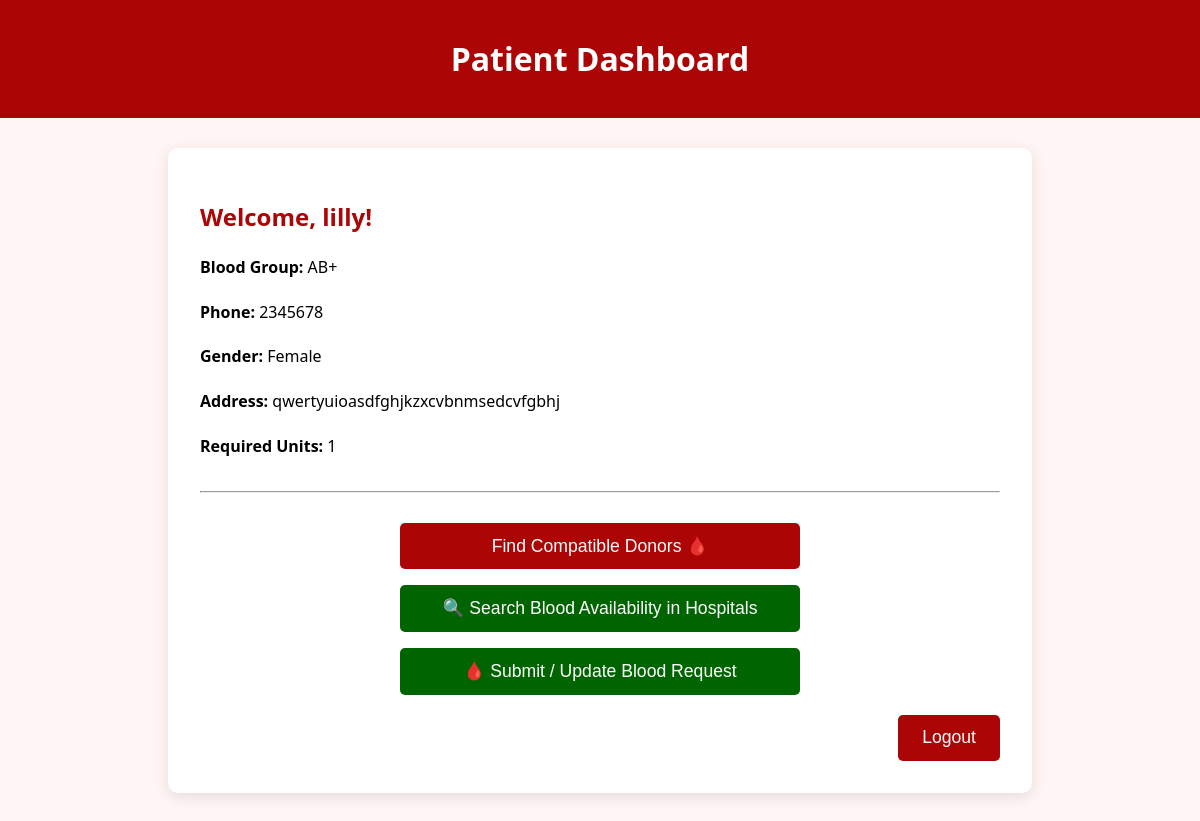
/patient-dashboard/ (signed in), run on an earlier commit of the app's database.
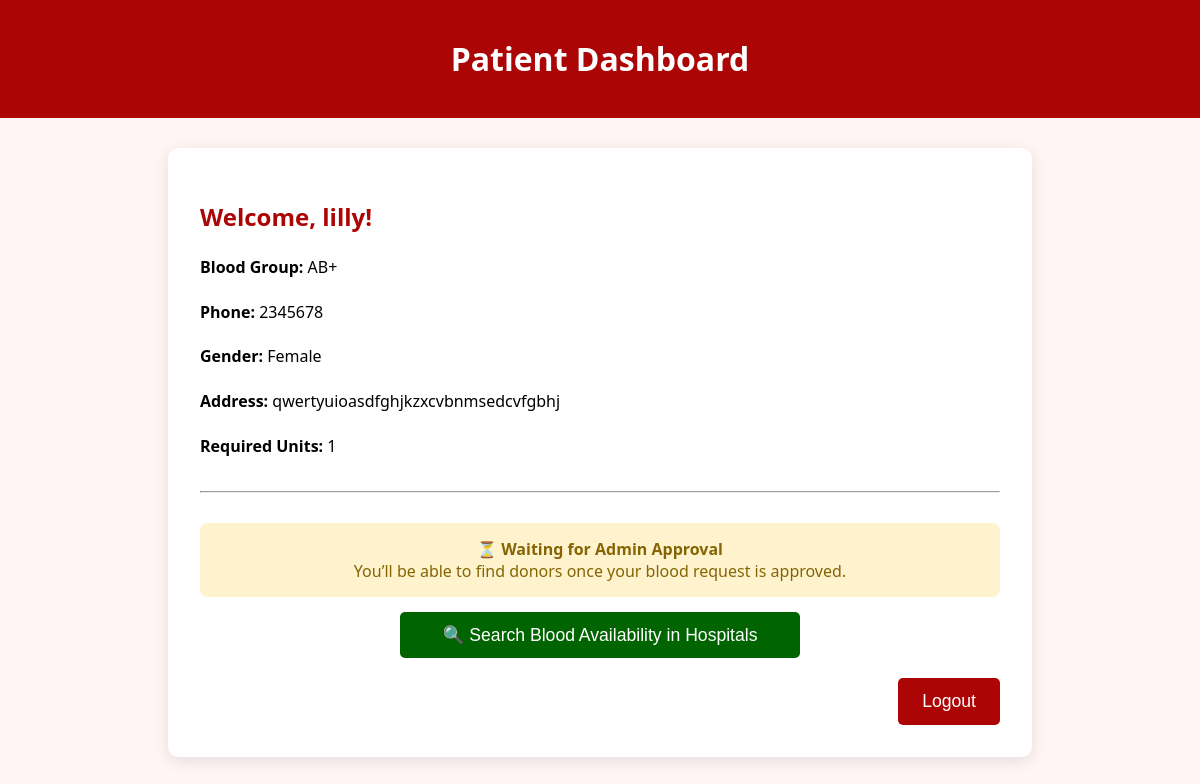
And on a later commit of the database.
### bloodmanager/views.py (the view)
# urls.py: path('patient-dashboard/', views.patient_dashboard, name='patient-dashboard'),
@login_required
def patient_dashboard(request):
    patient = Patient.objects.get(user=request.user)
    context = {
        'patient': patient,
        'is_approved': patient.approved,
    }
    return render(request, 'patient/patient_dashboard.html', context)

### bloodmanager/templates/patient/patient_dashboard.html (shortened to what this page needs)
<!DOCTYPE html>
<html lang="en">
<head>
</head>
<body>
<header>
    <h1>Patient Dashboard</h1>
</header>
<div class="container">
    <h2>Welcome, {{ patient.user.username }}!</h2>
    <div class="info">
        <p><strong>Blood Group:</strong> {{ patient.blood_group }}</p>
        <p><strong>Phone:</strong> {{ patient.phone }}</p>
        <p><strong>Gender:</strong> {{ patient.gender }}</p>
        <p><strong>Address:</strong> {{ patient.address }}</p>
        <p><strong>Required Units:</strong> {{ patient.required_units }}</p>
    </div>
    <hr style="margin: 30px 0;">
        {% if is_approved %}
        <p style="text-align: center;">
            <a href="{% url 'search-donors' %}" style="text-decoration: none;">
                <button style="width: 60%; max-width: 400px;">
                    Find Compatible Donors 🩸
                </button>
            </a>
        </p>
    {% else %}
        <div style="text-align: center; background: #fff3cd; color: #856404; padding: 15px; border-radius: 8px;">
            <strong>⏳ Waiting for Admin Approval</strong><br>
            You’ll be able to find donors once your blood request is approved.
        </div>
    {% endif %}
    <p style="text-align: center; margin-top: 15px;">
        <a href="{% url 'search-hospitals' %}" style="text-decoration: none;">
            <button style="width: 60%; max-width: 400px; background: #006400;">
                🔍 Search Blood Availability in Hospitals
            </button>
        </a>
    </p>
    {% if  patient.approved %}
    <p style="text-align:center; margin-top:15px;">
        <a href="{% url 'submit-blood-request' %}">
            <button style="width:60%; max-width:400px; background:#006400;">
                🩸 Submit / Update Blood Request
            </button>
        </a>
    </p>
    {% endif %}
    <div class="logout">
        <form method="POST" action="{% url 'logout' %}">
            <button type="submit">Logout</button>
        </form>
    </div>
</div>
</body>
</html>

What changed in the data, as far as the page shows it:
changed Patient "AB+": approved True → False (drawn)
Also different on the page:
text no longer shown: "Find Compatible Donors 🩸 🩸 Submit / Update Blood Request"
text now shown: "⏳ Waiting for Admin Approval You’ll be able to find donors once your blood request is approved."
